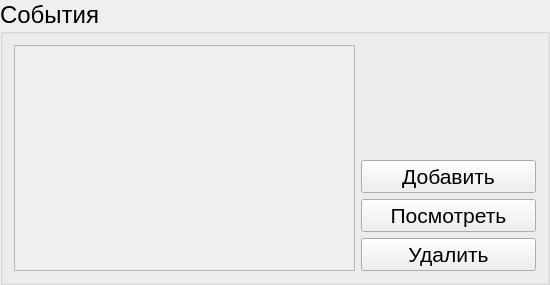
            <widget class="QGroupBox" name="groupBoxEvnts">
             <property name="sizePolicy">
              <sizepolicy hsizetype="Expanding" vsizetype="Fixed">
               <horstretch>0</horstretch>
               <verstretch>0</verstretch>
              </sizepolicy>
             </property>
             <property name="minimumSize">
              <size>
               <width>550</width>
               <height>230</height>
              </size>
             </property>
             <property name="maximumSize">
              <size>
               <width>550</width>
               <height>16777215</height>
              </size>
             </property>
             <property name="sizeIncrement">
              <size>
               <width>0</width>
               <height>400</height>
              </size>
             </property>
             <property name="font">
              <font>
               <pointsize>18</pointsize>
              </font>
             </property>
             <property name="title">
              <string>События</string>
             </property>
             <layout class="QHBoxLayout" name="horizontalLayout_19">
              <item>
               <layout class="QHBoxLayout" name="horizontalLayout_18">
                <item>
                 <widget class="CustomListWidget" name="Events">
                  <property name="sizePolicy">
                   <sizepolicy hsizetype="Expanding" vsizetype="Preferred">
                    <horstretch>0</horstretch>
                    <verstretch>0</verstretch>
                   </sizepolicy>
                  </property>
                  <property name="styleSheet">
                   <string notr="true"/>
                  </property>
                  <property name="frameShape">
                   <enum>QFrame::StyledPanel</enum>
                  </property>
                  <property name="frameShadow">
                   <enum>QFrame::Sunken</enum>
                  </property>
                  <property name="verticalScrollBarPolicy">
                   <enum>Qt::ScrollBarAsNeeded</enum>
                  </property>
                  <property name="horizontalScrollBarPolicy">
                   <enum>Qt::ScrollBarAsNeeded</enum>
                  </property>
                  <property name="widgetResizable">
                   <bool>true</bool>
                  </property>
                  <property name="alignment">
                   <set>Qt::AlignJustify|Qt::AlignTop</set>
                  </property>
                 </widget>
                </item>
                <item>
                 <layout class="QVBoxLayout" name="verticalLayout_8">
                  <item>
                   <spacer name="verticalSpacer_4">
                    <property name="orientation">
                     <enum>Qt::Vertical</enum>
                    </property>
                    <property name="sizeHint" stdset="0">
                     <size>
                      <width>20</width>
                      <height>40</height>
                     </size>
                    </property>
                   </spacer>
                  </item>
                  <item>
                   <widget class="QPushButton" name="addEvent">
                    <property name="minimumSize">
                     <size>
                      <width>175</width>
                      <height>0</height>
                     </size>
                    </property>
                    <property name="maximumSize">
                     <size>
                      <width>150</width>
                      <height>16777215</height>
                     </size>
                    </property>
                    <property name="font">
                     <font>
                      <pointsize>16</pointsize>
                     </font>
                    </property>
                    <property name="focusPolicy">
                     <enum>Qt::NoFocus</enum>
                    </property>
                    <property name="text">
                     <string>Добавить</string>
                    </property>
                   </widget>
                  </item>
                  <item>
                   <widget class="QPushButton" name="viewEvent">
                    <property name="minimumSize">
                     <size>
                      <width>175</width>
                      <height>0</height>
                     </size>
                    </property>
                    <property name="maximumSize">
                     <size>
                      <width>150</width>
                      <height>16777215</height>
                     </size>
                    </property>
                    <property name="font">
                     <font>
                      <pointsize>16</pointsize>
                     </font>
                    </property>
                    <property name="focusPolicy">
                     <enum>Qt::NoFocus</enum>
                    </property>
                    <property name="text">
                     <string>Посмотреть</string>
                    </property>
                   </widget>
                  </item>
                  <item>
                   <widget class="QPushButton" name="removeEvent">
                    <property name="minimumSize">
                     <size>
                      <width>175</width>
                      <height>0</height>
                     </size>
                    </property>
                    <property name="maximumSize">
                     <size>
                      <width>150</width>
                      <height>16777215</height>
                     </size>
                    </property>
                    <property name="font">
                     <font>
                      <pointsize>16</pointsize>
                     </font>
                    </property>
                    <property name="focusPolicy">
                     <enum>Qt::NoFocus</enum>
                    </property>
                    <property name="text">
                     <string>Удалить</string>
                    </property>
                   </widget>
                  </item>
                 </layout>
                </item>
               </layout>
              </item>
             </layout>
            </widget>
